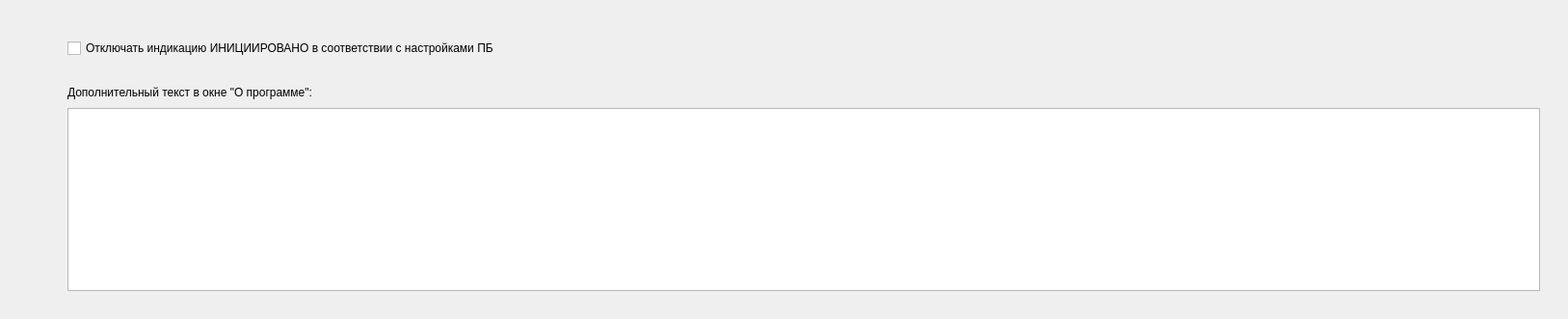
      <widget class="QWidget" name="tab_3">
       <attribute name="title">
        <string>Дополнительные</string>
       </attribute>
       <widget class="QWidget" name="verticalLayoutWidget">
        <property name="geometry">
         <rect>
          <x>50</x>
          <y>20</y>
          <width>1568</width>
          <height>302</height>
         </rect>
        </property>
        <layout class="QVBoxLayout" name="verticalLayout">
         <item>
          <spacer name="verticalSpacer_7">
           <property name="orientation">
            <enum>Qt::Vertical</enum>
           </property>
           <property name="sizeType">
            <enum>QSizePolicy::Fixed</enum>
           </property>
           <property name="sizeHint" stdset="0">
            <size>
             <width>20</width>
             <height>20</height>
            </size>
           </property>
          </spacer>
         </item>
         <item>
          <layout class="QHBoxLayout" name="horizontalLayout">
           <item>
            <spacer name="horizontalSpacer_5">
             <property name="orientation">
              <enum>Qt::Horizontal</enum>
             </property>
             <property name="sizeType">
              <enum>QSizePolicy::Fixed</enum>
             </property>
             <property name="sizeHint" stdset="0">
              <size>
               <width>20</width>
               <height>20</height>
              </size>
             </property>
            </spacer>
           </item>
           <item>
            <widget class="QCheckBox" name="cStartIndicator">
             <property name="sizePolicy">
              <sizepolicy hsizetype="Expanding" vsizetype="Fixed">
               <horstretch>0</horstretch>
               <verstretch>0</verstretch>
              </sizepolicy>
             </property>
             <property name="text">
              <string>Отключать индикацию ИНИЦИИРОВАНО в соответствии с настройками ПБ</string>
             </property>
            </widget>
           </item>
           <item>
            <spacer name="horizontalSpacer_6">
             <property name="orientation">
              <enum>Qt::Horizontal</enum>
             </property>
             <property name="sizeType">
              <enum>QSizePolicy::Fixed</enum>
             </property>
             <property name="sizeHint" stdset="0">
              <size>
               <width>20</width>
               <height>20</height>
              </size>
             </property>
            </spacer>
           </item>
          </layout>
         </item>
         <item>
          <spacer name="verticalSpacer_9">
           <property name="orientation">
            <enum>Qt::Vertical</enum>
           </property>
           <property name="sizeType">
            <enum>QSizePolicy::Fixed</enum>
           </property>
           <property name="sizeHint" stdset="0">
            <size>
             <width>20</width>
             <height>20</height>
            </size>
           </property>
          </spacer>
         </item>
         <item>
          <layout class="QHBoxLayout" name="horizontalLayout_6">
           <property name="bottomMargin">
            <number>0</number>
           </property>
           <item>
            <spacer name="horizontalSpacer_17">
             <property name="orientation">
              <enum>Qt::Horizontal</enum>
             </property>
             <property name="sizeType">
              <enum>QSizePolicy::Fixed</enum>
             </property>
             <property name="sizeHint" stdset="0">
              <size>
               <width>20</width>
               <height>20</height>
              </size>
             </property>
            </spacer>
           </item>
           <item>
            <widget class="QLabel" name="label_10">
             <property name="text">
              <string>Дополнительный текст в окне &quot;О программе&quot;:</string>
             </property>
            </widget>
           </item>
           <item>
            <spacer name="horizontalSpacer_19">
             <property name="orientation">
              <enum>Qt::Horizontal</enum>
             </property>
             <property name="sizeType">
              <enum>QSizePolicy::Expanding</enum>
             </property>
             <property name="sizeHint" stdset="0">
              <size>
               <width>20</width>
               <height>20</height>
              </size>
             </property>
            </spacer>
           </item>
           <item>
            <spacer name="horizontalSpacer_18">
             <property name="orientation">
              <enum>Qt::Horizontal</enum>
             </property>
             <property name="sizeType">
              <enum>QSizePolicy::Fixed</enum>
             </property>
             <property name="sizeHint" stdset="0">
              <size>
               <width>20</width>
               <height>20</height>
              </size>
             </property>
            </spacer>
           </item>
          </layout>
         </item>
         <item>
          <layout class="QHBoxLayout" name="horizontalLayout_5">
           <property name="bottomMargin">
            <number>0</number>
           </property>
           <item>
            <spacer name="horizontalSpacer_15">
             <property name="orientation">
              <enum>Qt::Horizontal</enum>
             </property>
             <property name="sizeType">
              <enum>QSizePolicy::Fixed</enum>
             </property>
             <property name="sizeHint" stdset="0">
              <size>
               <width>20</width>
               <height>20</height>
              </size>
             </property>
            </spacer>
           </item>
           <item>
            <widget class="QTextEdit" name="textEdit"/>
           </item>
           <item>
            <spacer name="horizontalSpacer_16">
             <property name="orientation">
              <enum>Qt::Horizontal</enum>
             </property>
             <property name="sizeType">
              <enum>QSizePolicy::Fixed</enum>
             </property>
             <property name="sizeHint" stdset="0">
              <size>
               <width>20</width>
               <height>20</height>
              </size>
             </property>
            </spacer>
           </item>
          </layout>
         </item>
         <item>
          <spacer name="verticalSpacer_8">
           <property name="orientation">
            <enum>Qt::Vertical</enum>
           </property>
           <property name="sizeType">
            <enum>QSizePolicy::Fixed</enum>
           </property>
           <property name="sizeHint" stdset="0">
            <size>
             <width>20</width>
             <height>20</height>
            </size>
           </property>
          </spacer>
         </item>
        </layout>
       </widget>
      </widget>
